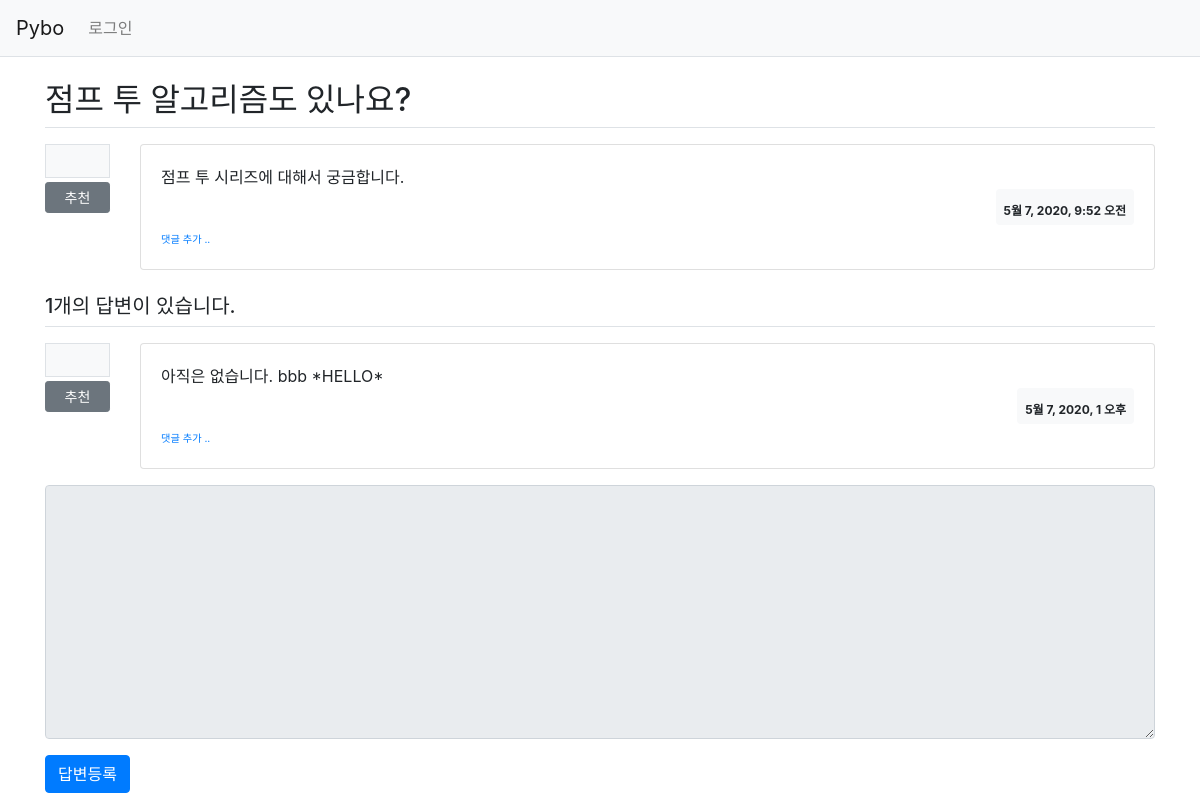
The app's page /pybo/4/ with its own data.
### pybo/models.py (models this page shows, shortened)
class Question(models.Model):
    subject = models.CharField(max_length=200)
    content = models.TextField()
    create_date = models.DateTimeField()

class Answer(models.Model):
    question = models.ForeignKey(Question, on_delete=models.CASCADE)
    content = models.TextField()
    create_date = models.DateTimeField()

### pybo/views.py (the view)
# urls.py: path('<int:question_id>/', views.detail, name='detail'),
def detail(request, question_id):
    question = get_object_or_404(Question, pk=question_id)
    context = {'question':question}
    return render(request,'pybo/question_detail.html',context)

### templates/pybo/question_detail.html (shortened to what this page needs)
{% extends 'base.html' %}
{% load pybo_filter %}
{% block content %}
<div class="container my-3">
    <h2 class="border-bottom py-2">{{ question.subject }}</h2>
    <div class="row my-3">
        <div class="col-1">
            <div class="bg-light text-center p-3 border font-weight-bolder mb-1">{{question.voter.count}}</div>
            <a href="#" data-uri="{% url 'pybo:vote_question' question.id  %}"
               class="recommend btn btn-sm btn-secondary btn-block my-1">추천</a>
        </div>
        <div class="col-11">
            <div class="card">
                <div class="card-body">
                    <div class="card-text">{{ question.content|mark }}</div>
                    <div class="d-flex justify-content-end">
                        <div class="badge badge-light p-2 text-left">
                            <div>{{ question.create_date }}</div>
                        </div>
                    </div>
                    <div>
                        <a href="{% url 'pybo:comment_create_question' question.id  %}"
                           class="small"><small>댓글 추가 ..</small></a>
                    </div>
                </div>
            </div>
        </div>
    </div>
    <h5 class="border-bottom my-3 py-2">{{question.answer_set.count}}개의 답변이 있습니다.</h5>
    {% for answer in question.answer_set.all %}
    <div class="row my-3">
        <div class="col-1">
            <div class="bg-light text-center p-3 border font-weight-bolder mb-1">{{answer.voter.count}}</div>
            <a href="#" data-uri="{% url 'pybo:vote_answer' answer.id  %}"
                class="recommend btn btn-sm btn-secondary btn-block my-1">추천</a>
        </div>
        <div class="col-11">
            <div class="card">
                <div class="card-body">
                    <div class="card-text">{{ answer.content|mark }}</div>
                    <div class="d-flex justify-content-end">
                        <div class="badge badge-light p-2 text-left">
                            <div>{{ answer.create_date }}</div>
                        </div>
                    </div>
                    <div>
                        <a href="{% url 'pybo:comment_create_answer' answer.id  %}"
                           class="small"><small>댓글 추가 ..</small></a>
                    </div>
                </div>
            </div>
        </div>
    </div>
    {% endfor %}
    <form action="{% url 'pybo:answer_create' question.id %}" method="post" class="my-3">
        <div class="form-group">
            <textarea {% if not user.is_authenticated %}disabled{% endif %}
              name="content" id="content" class="form-control" rows="10"></textarea>
        </div>
        <input type="submit" value="답변등록" class="btn btn-primary">
    </form>
</div>
{% endblock %}

### records on screen
Question: subject "점프 투 알고리즘도 있나요?", content|mark "점프 투 시리즈에 대해서 궁금합니다.", create_date "5월 7, 2020, 9:52 오전", answer_set.count "1"
Answer: content|mark "아직은 없습니다. bbb *HELLO*", create_date "5월 7, 2020, 1 오후"
